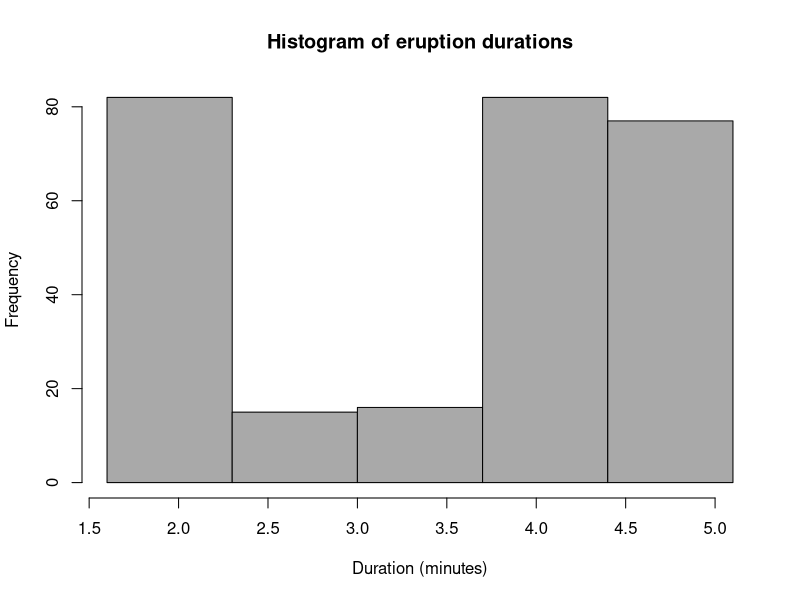
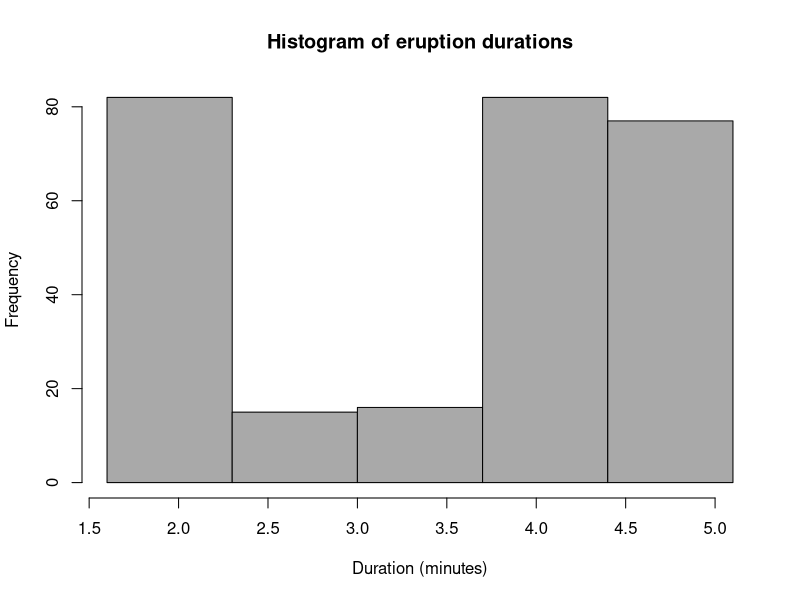
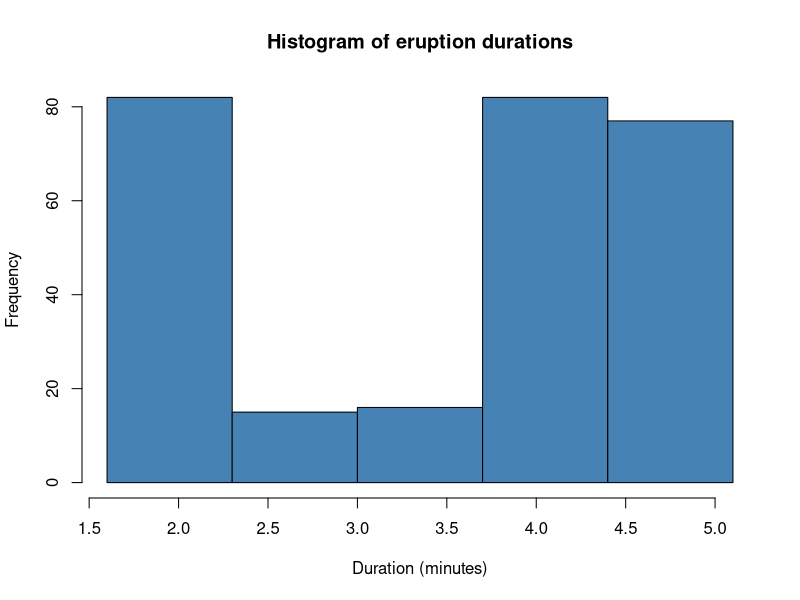
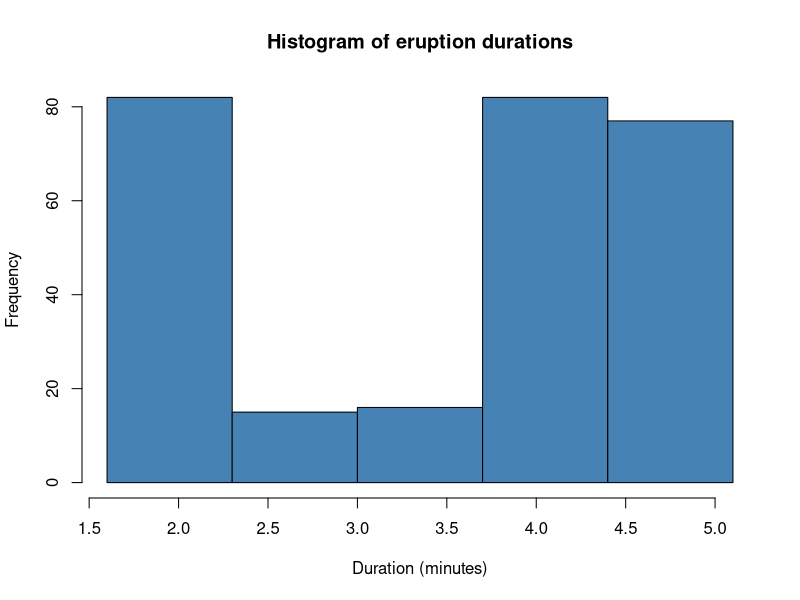
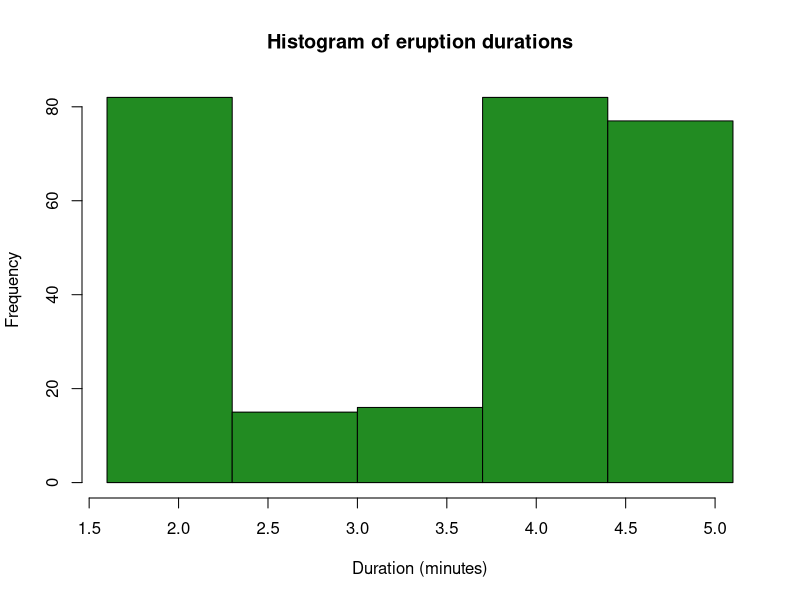
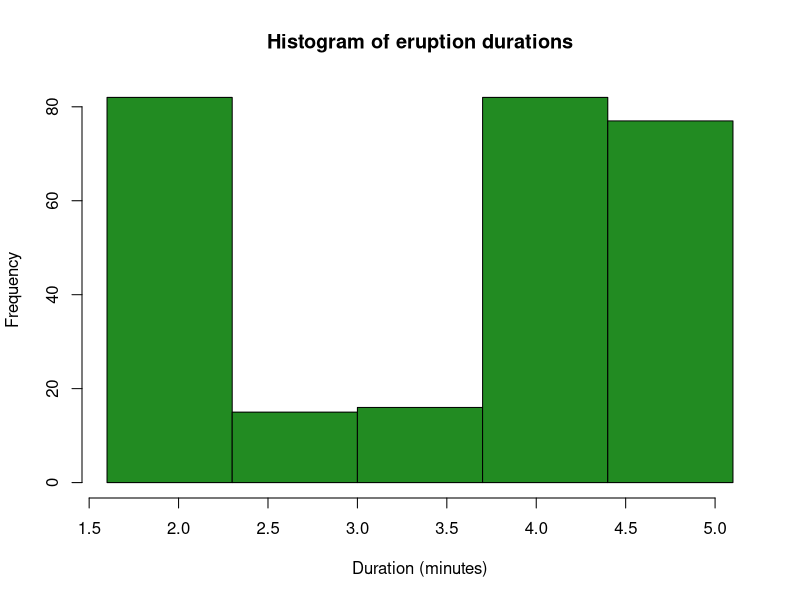
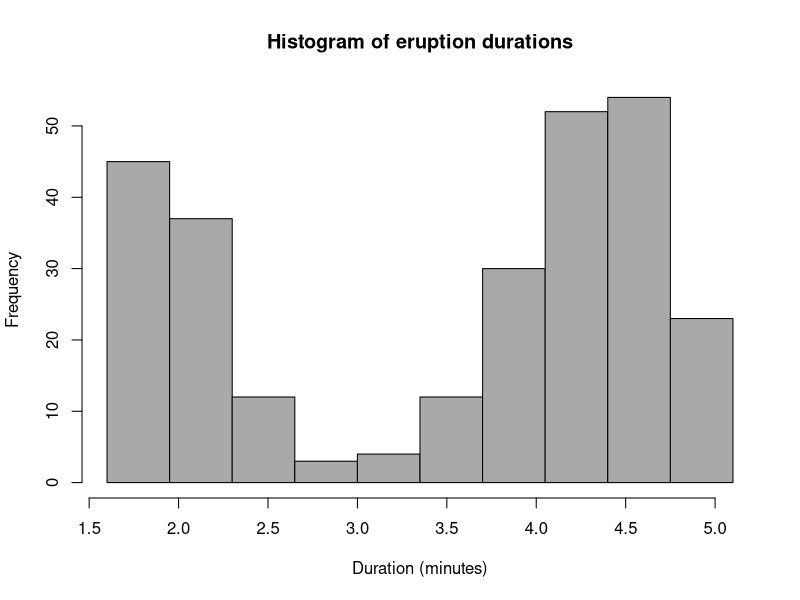
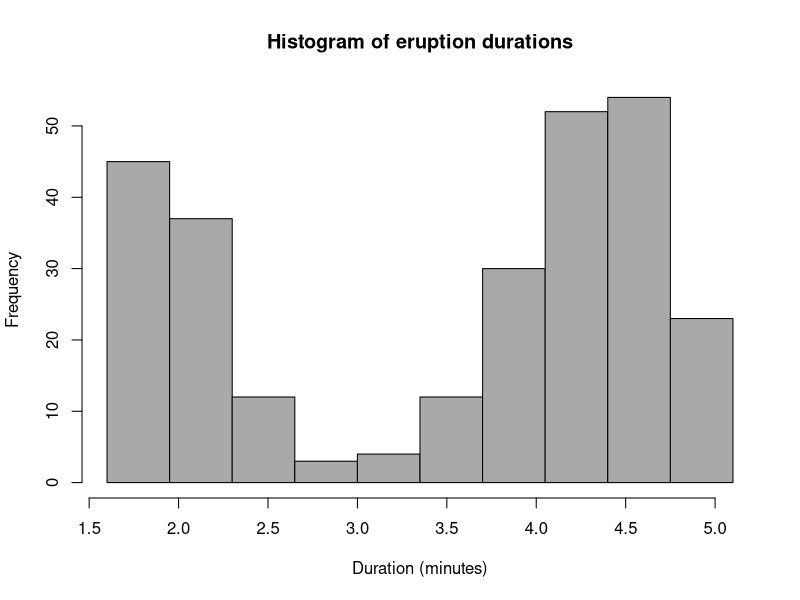

R code for these plots, in order:
# snapshot.R
# Génération directe des histogrammes sans navigateur

# Charger les données
data("faithful")

# Sortie absolue vers le dossier monté par Docker
outdir <- "/srv/shiny-server/snapshots"
if (!dir.exists(outdir)) dir.create(outdir, recursive = TRUE)

# Combinaisons d’inputs
binsList <- c(5, 10, 15, 20, 25)
colors   <- c("darkgray", "steelblue", "forestgreen")

count <- 1
for (b in binsList) {
  for (col in colors) {
    # Fichiers de sortie
    pngfile <- file.path(outdir, sprintf("snapshot_%02d.png", count))
    pdffile <- file.path(outdir, sprintf("snapshot_%02d.pdf", count))

    message("Génération ", count, ": bins=", b, ", color=", col)

    # Générer PNG
    png(filename = pngfile, width = 800, height = 600)
    hist(faithful$eruptions,
         breaks = seq(min(faithful$eruptions),
                      max(faithful$eruptions),
                      length.out = b + 1),
         col = col,
         xlab = "Duration (minutes)",
         main = "Histogram of eruption durations")
    dev.off()

    # Générer PDF
    pdf(file = pdffile, width = 8, height = 6)
    hist(faithful$eruptions,
         breaks = seq(min(faithful$eruptions),
                      max(faithful$eruptions),
                      length.out = b + 1),
         col = col,
         xlab = "Duration (minutes)",
         main = "Histogram of eruption durations")
    dev.off()

    message(" -> Fichiers créés : ", basename(pngfile), ", ", basename(pdffile))
    count <- count + 1
  }
}

message("Toutes les captures R ont été générées.")
